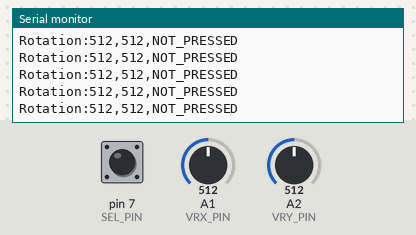
The sketch below on a simulated Arduino Uno, built with avr-gcc and run on an emulated ATmega328P. Shown: the last lines printed to the serial monitor. The test bench sets the inputs (shaded band); at power-on: A1 (VRX_PIN) = 512, pin 7 (SEL_PIN) HIGH, A2 (VRY_PIN) = 512.

Above: at 1.2 s.
1.3 s: A1 (VRX_PIN) set to 106
At 2.0 s:
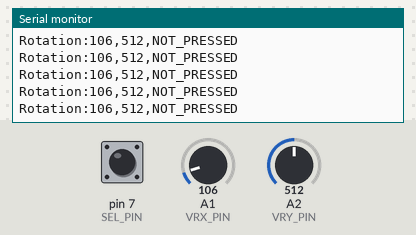
4.3 s: A1 (VRX_PIN) set to 92
At 4.8 s:
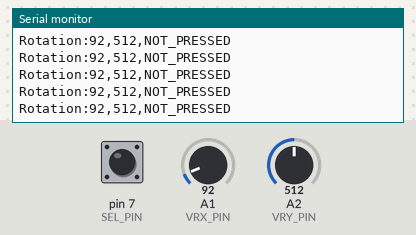
Timing chart, 0 to 6.3 s (numbered marks = the images above; inputs shaded):
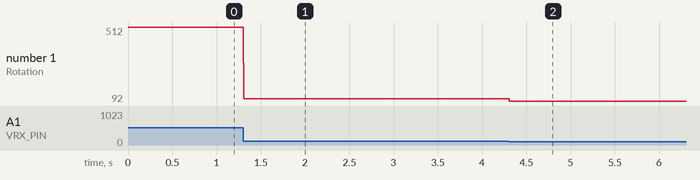

The sketch:

joystick_control.ino
```cpp
#include <Arduino.h>

const int VRX_PIN = A1;
const int VRY_PIN = A2;
const int SEL_PIN = 7;

void setup() {
  Serial.begin(115200);
  pinMode(SEL_PIN, INPUT_PULLUP); // PULLUP so unpressed = HIGH, pressed = LOW
}

void loop() {
  int xVal = analogRead(VRX_PIN);  // 0–1023
  int yVal = analogRead(VRY_PIN);  // 0–1023
  bool pressed = !digitalRead(SEL_PIN); // LOW when pressed, so we flip it

  Serial.print("Rotation:");
  Serial.print(xVal); // X coordinate
  Serial.print(',');
  Serial.print(yVal); // Y coordinate
  Serial.print(',');
  Serial.println(pressed ? "PRESSED" : "NOT_PRESSED");
}

// Right & Up: 516 < X <= 1023 , 516 < Y <= 1023
// Right & Down: 516 < X <= 1023 , 0 <= Y <= 516
// Left & Down: 0 <= X <= 516, 0 <= Y <= 516
// Left & Up: 0 <= X <= 516, 516 < Y <= 1023
```

Measured:
- after the input at 1.3 s, the serial monitor: prints a new line at once (image 1)
- after the input at 4.3 s, the serial monitor: prints a new line at once (image 2)
- plotted number 1: 512 → 106 after the input at 1.3 s, 106 → 92 after the input at 4.3 s
